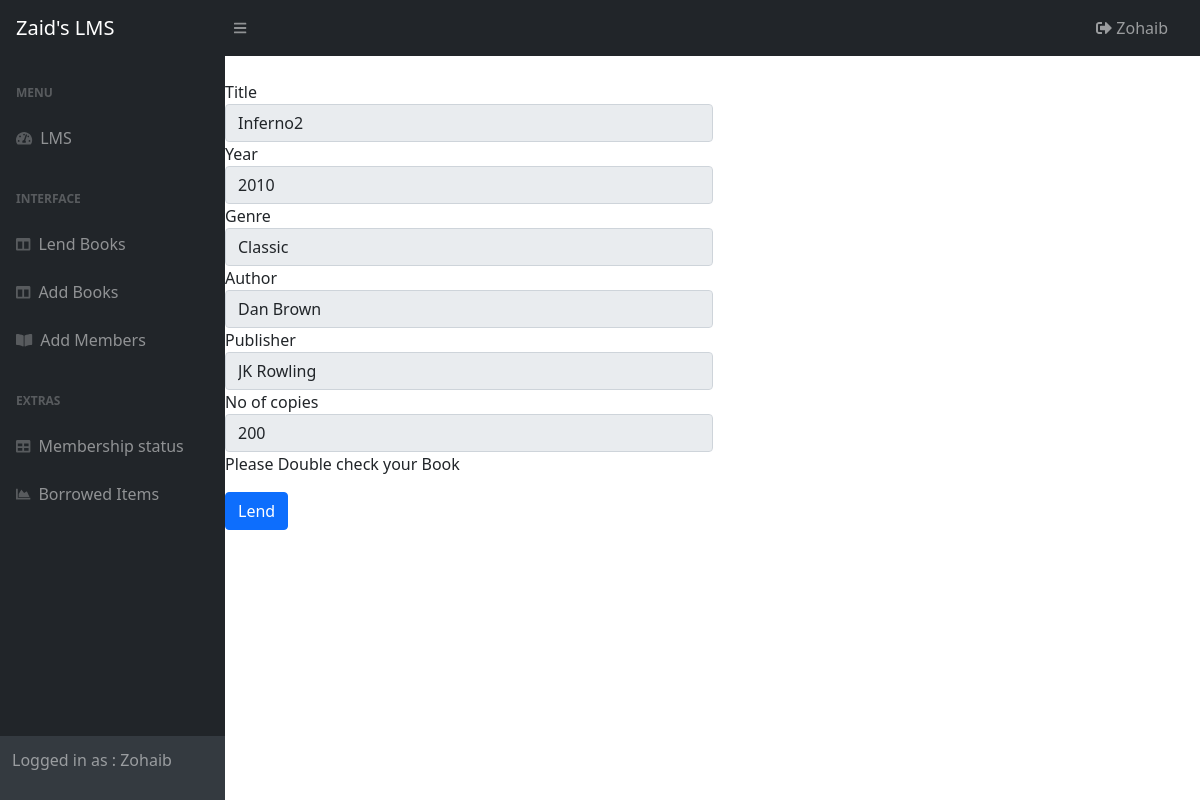
The page /lending_book.php?id=1 (signed in) on the database its author committed.
### tables this page shows
CREATE TABLE `books` (
  `book_id` int(11) NOT NULL,
  `title` varchar(255) NOT NULL,
  `year` int(11) NOT NULL,
  `genre` varchar(255) NOT NULL,
  `author_name` varchar(255) NOT NULL,
  `publisher_name` varchar(255) NOT NULL,
  `no_of_copies` int(11) NOT NULL,
  `created_at` timestamp NOT NULL DEFAULT CURRENT_TIMESTAMP
);

### lending_book.php (the view, shortened to what this page needs)
?><!DOCTYPE html>
<html lang="en">
    <head>
        <link href="https://cdn.jsdelivr.net/npm/simple-datatables@latest/dist/style.css" rel="stylesheet" />
        <link href="css/styles.css" rel="stylesheet" />
    </head>
    <body class="sb-nav-fixed">
        <?php include 'include/navigationbar.php'; ?>
        <div id="layoutSidenav">
        <?php include 'include/sidebar.php'; ?>
            </div>
            <div id="layoutSidenav_content">
                <main>
                    <?php
                    include('include/connection.php');
                    ?>
                     <form method="post" action="validation/lend_book.php">
                     <?php
                     if (isset($_GET['id'])){
                        $id = mysqli_real_escape_string($conn, $_GET['id']);
                        $sql = "SELECT * FROM books WHERE book_id = $id";
                        $result = mysqli_query($conn, $sql);
                        $book = mysqli_fetch_assoc($result);
                    }
                    ?>
                            <div class="col-6 form-group">
                          </div>
                            <div class="col-6 form-group">
                                 <label for="booktitle">Title</label>
                                  <input name="booktitle" type="text" readonly="readonly"  placeholder="Title" class="form-control" value="<?php echo $book['title']?>" required="required">
                          </div>
                          <div class="col-6 form-group">
                                 <label for="bookyear">Year</label>
                                  <input name="bookyear" type="number" readonly="readonly" placeholder="Year" class="form-control" value="<?php echo $book['year']?>"  required="required">
                          </div>
                          <div class="col-6 form-group">
                                 <label for="bookgenre">Genre</label>
                                  <input name="bookgenre" type="text" readonly="readonly" placeholder="Genre" class="form-control" value="<?php echo $book['genre']?>"  required="required">
                          </div>
                              <div class="col-6 form-group">
                                  <label for="bookauthor">Author</label>
                                  <input name="bookauthor" type="text" readonly="readonly" placeholder="Author" class="form-control" value="<?php echo $book['author_name']?>"  required="required">
                                </div>
                                <div class="col-6 form-group">
                                    <label for="bookpublisher">Publisher</label>
                                    <input name="bookpublisher" type="text" readonly="readonly" placeholder="Publisher" class="form-control" value="<?php echo $book['publisher_name']?>"  required="required">
                                  </div>
                                  <div class="col-6 form-group">
                                    <label for="bookcopies">No of copies</label>
                                    <input name="bookcopies" type="number" readonly="readonly" placeholder="No of copies" class="form-control" value="<?php echo $book['no_of_copies']?>"  required="required">
                                  </div>
                                  <div class="col-6 form-group">
                                      <p>Please Double check your Book</p>
                                  </div>
                          <div class="col-6 form-group">
                          <button class="btn btn-primary" type="submit" name="lend_book">Lend</button>
                          </div>
                        </div>
            </div>
    </body>
</html>

### rows shown on the page
books: booktitle "Inferno2", bookyear "2010", bookgenre "Classic", bookauthor "Dan Brown", bookpublisher "JK Rowling", bookcopies "200"
